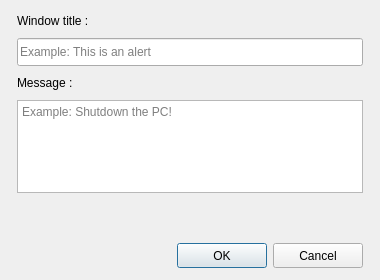
<?xml version="1.0" encoding="UTF-8"?>
<ui version="4.0">
 <class>MsgDialogClass</class>
 <widget class="QDialog" name="MsgDialogClass">
  <property name="windowModality">
   <enum>Qt::WindowModality::ApplicationModal</enum>
  </property>
  <property name="geometry">
   <rect>
    <x>0</x>
    <y>0</y>
    <width>380</width>
    <height>280</height>
   </rect>
  </property>
  <property name="focusPolicy">
   <enum>Qt::FocusPolicy::StrongFocus</enum>
  </property>
  <property name="windowTitle">
   <string>Send a message to client</string>
  </property>
  <property name="modal">
   <bool>true</bool>
  </property>
  <layout class="QGridLayout" name="gridLayout">
   <property name="leftMargin">
    <number>17</number>
   </property>
   <property name="topMargin">
    <number>14</number>
   </property>
   <property name="rightMargin">
    <number>17</number>
   </property>
   <property name="bottomMargin">
    <number>12</number>
   </property>
   <property name="verticalSpacing">
    <number>10</number>
   </property>
   <item row="0" column="0">
    <widget class="QLabel" name="label_title">
     <property name="sizePolicy">
      <sizepolicy hsizetype="Expanding" vsizetype="Fixed">
       <horstretch>0</horstretch>
       <verstretch>0</verstretch>
      </sizepolicy>
     </property>
     <property name="text">
      <string>Window title :</string>
     </property>
     <property name="buddy">
      <cstring>edit_title</cstring>
     </property>
    </widget>
   </item>
   <item row="3" column="0" colspan="3">
    <widget class="QTextEdit" name="textedit_message">
     <property name="sizePolicy">
      <sizepolicy hsizetype="Expanding" vsizetype="Expanding">
       <horstretch>0</horstretch>
       <verstretch>1</verstretch>
      </sizepolicy>
     </property>
     <property name="cursor" stdset="0">
      <cursorShape>IBeamCursor</cursorShape>
     </property>
     <property name="focusPolicy">
      <enum>Qt::FocusPolicy::WheelFocus</enum>
     </property>
     <property name="html">
      <string>&lt;!DOCTYPE HTML PUBLIC &quot;-//W3C//DTD HTML 4.0//EN&quot; &quot;http://www.w3.org/TR/REC-html40/strict.dtd&quot;&gt;
&lt;html&gt;&lt;head&gt;&lt;meta name=&quot;qrichtext&quot; content=&quot;1&quot; /&gt;&lt;meta charset=&quot;utf-8&quot; /&gt;&lt;style type=&quot;text/css&quot;&gt;
p, li { white-space: pre-wrap; }
hr { height: 1px; border-width: 0; }
li.unchecked::marker { content: &quot;\2610&quot;; }
li.checked::marker { content: &quot;\2612&quot;; }
&lt;/style&gt;&lt;/head&gt;&lt;body style=&quot; font-family:'Segoe UI'; font-size:9pt; font-weight:400; font-style:normal;&quot;&gt;
&lt;p style=&quot;-qt-paragraph-type:empty; margin-top:0px; margin-bottom:0px; margin-left:0px; margin-right:0px; -qt-block-indent:0; text-indent:0px;&quot;&gt;&lt;br /&gt;&lt;/p&gt;&lt;/body&gt;&lt;/html&gt;</string>
     </property>
     <property name="acceptRichText">
      <bool>false</bool>
     </property>
     <property name="placeholderText">
      <string>Example: Shutdown the PC!</string>
     </property>
    </widget>
   </item>
   <item row="1" column="0" colspan="3">
    <widget class="QLineEdit" name="edit_title">
     <property name="minimumSize">
      <size>
       <width>0</width>
       <height>28</height>
      </size>
     </property>
     <property name="inputMask">
      <string/>
     </property>
     <property name="text">
      <string/>
     </property>
     <property name="maxLength">
      <number>999999999</number>
     </property>
     <property name="dragEnabled">
      <bool>true</bool>
     </property>
     <property name="placeholderText">
      <string>Example: This is an alert</string>
     </property>
    </widget>
   </item>
   <item row="5" column="1">
    <widget class="QPushButton" name="button_ok">
     <property name="sizePolicy">
      <sizepolicy hsizetype="Fixed" vsizetype="Fixed">
       <horstretch>0</horstretch>
       <verstretch>0</verstretch>
      </sizepolicy>
     </property>
     <property name="minimumSize">
      <size>
       <width>90</width>
       <height>25</height>
      </size>
     </property>
     <property name="focusPolicy">
      <enum>Qt::FocusPolicy::TabFocus</enum>
     </property>
     <property name="text">
      <string>OK</string>
     </property>
     <property name="autoDefault">
      <bool>true</bool>
     </property>
    </widget>
   </item>
   <item row="2" column="0">
    <widget class="QLabel" name="label_message">
     <property name="sizePolicy">
      <sizepolicy hsizetype="Expanding" vsizetype="Fixed">
       <horstretch>0</horstretch>
       <verstretch>0</verstretch>
      </sizepolicy>
     </property>
     <property name="text">
      <string>Message :</string>
     </property>
     <property name="buddy">
      <cstring>textedit_message</cstring>
     </property>
    </widget>
   </item>
   <item row="5" column="2">
    <widget class="QPushButton" name="button_cancel">
     <property name="sizePolicy">
      <sizepolicy hsizetype="Fixed" vsizetype="Fixed">
       <horstretch>0</horstretch>
       <verstretch>0</verstretch>
      </sizepolicy>
     </property>
     <property name="minimumSize">
      <size>
       <width>90</width>
       <height>25</height>
      </size>
     </property>
     <property name="focusPolicy">
      <enum>Qt::FocusPolicy::TabFocus</enum>
     </property>
     <property name="text">
      <string>Cancel</string>
     </property>
     <property name="autoDefault">
      <bool>false</bool>
     </property>
    </widget>
   </item>
   <item row="5" column="0">
    <spacer name="horizontalSpacer">
     <property name="orientation">
      <enum>Qt::Orientation::Horizontal</enum>
     </property>
     <property name="sizeHint" stdset="0">
      <size>
       <width>40</width>
       <height>20</height>
      </size>
     </property>
    </spacer>
   </item>
   <item row="4" column="0" colspan="3">
    <spacer name="verticalSpacer">
     <property name="orientation">
      <enum>Qt::Orientation::Vertical</enum>
     </property>
     <property name="sizeType">
      <enum>QSizePolicy::Policy::Fixed</enum>
     </property>
     <property name="sizeHint" stdset="0">
      <size>
       <width>20</width>
       <height>40</height>
      </size>
     </property>
    </spacer>
   </item>
  </layout>
 </widget>
 <tabstops>
  <tabstop>edit_title</tabstop>
  <tabstop>textedit_message</tabstop>
  <tabstop>button_ok</tabstop>
  <tabstop>button_cancel</tabstop>
 </tabstops>
 <resources/>
 <connections/>
</ui>
